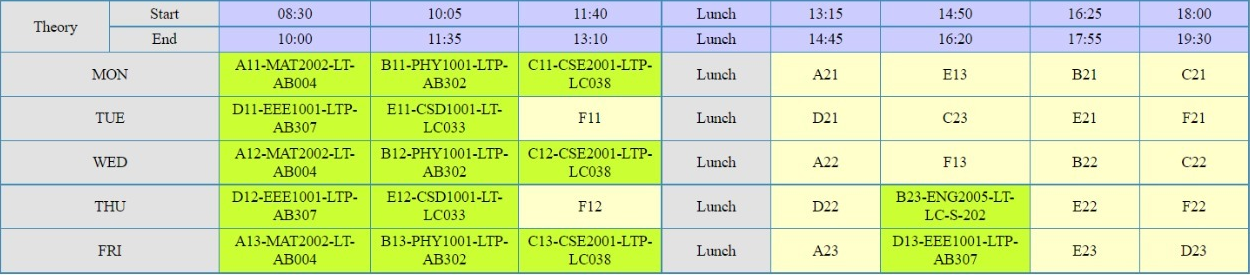
#> input picture dataset/timetable1.png, 1250 x 275 px
$ jupyter execute --allow-errors main.ipynb
#> lines starting #> are read from the running program, lines starting #| are printed output that depends on the picture; after the words box and inside, x2 and y2 are one past the last pixel; in counts of white or black regions, pixels touching at a corner belong together
[cell 1]
# importing libraries

import os
import cv2
import pytesseract
import numpy as np
import pandas as pd
from matplotlib import pyplot as plt

# pytesseract.pytesseract.tesseract_cmd = r'C:\Program Files\Tesseract-OCR\tesseract.exe'

[cell 2]
# utility function for displaying images

#https://stackoverflow.com/questions/28816046/
#displaying-different-images-with-actual-size-in-matplotlib-subplot
def display(im):
    dpi = 150

    if isinstance(im, str) and os.path.isfile(im):
        im_data = plt.imread(im)
    elif isinstance(im, (np.ndarray, np.generic)):
        im_data = cv2.cvtColor(im, cv2.COLOR_BGR2RGB)
    else:
        raise ValueError("Input must be a file path or image data array.")


    height, width  = im_data.shape[:2]

    # What size does the figure need to be in inches to fit the image?
    figsize = width / float(dpi), height / float(dpi)

    # Create a figure of the right size with one axes that takes up the full figure
    fig = plt.figure(figsize=figsize)
    ax = fig.add_axes([0, 0, 1, 1])

    # Hide spines, ticks, etc.
    ax.axis('off')

    # Display the image.
    ax.imshow(im_data, cmap='gray')
    # ax.imshow(im_data)

    plt.show()

[cell 3]
# reading the image

image = cv2.imread("./dataset/timetable1.png")
#> image is the input picture: shape (275, 1250, 3); mean B, G, R 170.7, 227.9, 211.4
gray = cv2.cvtColor(image, cv2.COLOR_BGR2GRAY)

# thresholding the image
thresh = cv2.threshold(gray, 128, 255, cv2.THRESH_BINARY_INV | cv2.THRESH_OTSU)[1]
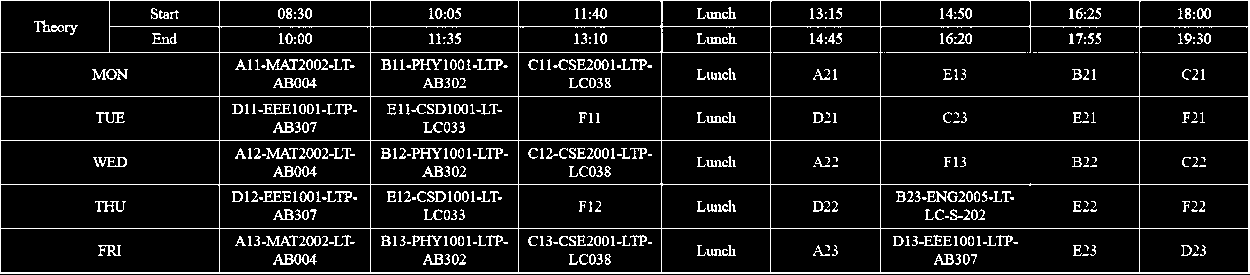
#> thresh: shape (275, 1250); 9% white in thin lines or dots
cv2.imwrite("./temp/thresh.png", thresh)

display(image)
display(gray)
display(thresh)

[cell 4]
# define the kernels

kernel_len = np.array(image).shape[1]//100

ver_kernel = cv2.getStructuringElement(cv2.MORPH_RECT, (1, kernel_len))
hor_kernel = cv2.getStructuringElement(cv2.MORPH_RECT, (kernel_len, 1))

kernel = cv2.getStructuringElement(cv2.MORPH_RECT, (2, 2))

[cell 5]
# get vertical lines
vertical_lines = cv2.erode(thresh, ver_kernel, iterations=3)
#> vertical_lines: shape (275, 1250); 0.78% white in thin lines or dots
vertical_lines = cv2.dilate(vertical_lines, ver_kernel, iterations=3)
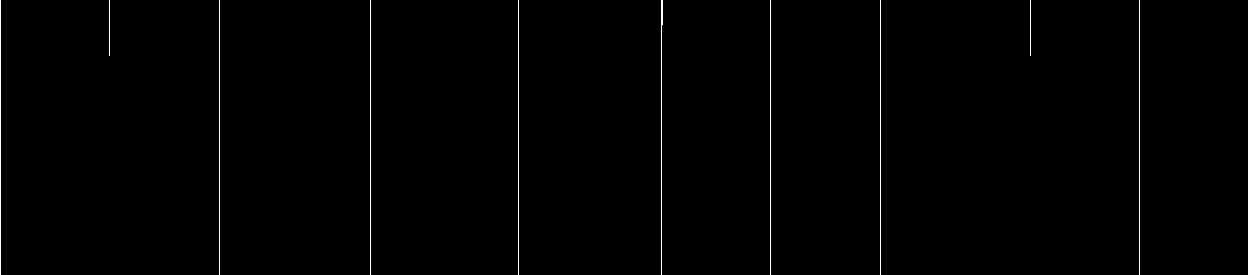
#> vertical_lines: shape (275, 1250); 0.84% white in thin lines or dots
# vertical_lines_thresh = cv2.threshold(vertical_lines, 230, 255, cv2.THRESH_BINARY)[1]
display(vertical_lines)

[cell 6]
# get horizontal lines
horizontal_lines = cv2.erode(thresh, hor_kernel, iterations=3)
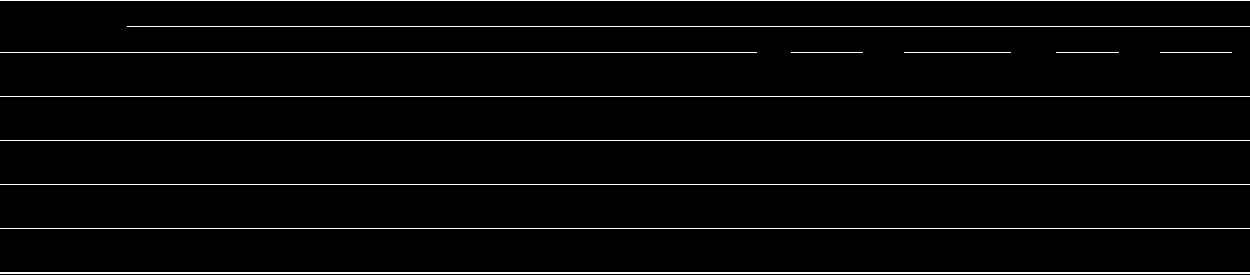
#> horizontal_lines: shape (275, 1250); 3.2% white in thin lines or dots
horizontal_lines = cv2.dilate(horizontal_lines, hor_kernel, iterations=3)
#> horizontal_lines: shape (275, 1250); 3.2% white in thin lines or dots
# horizontal_lines_thresh = cv2.threshold(horizontal_lines, 230, 255, cv2.THRESH_BINARY)[1]
display(horizontal_lines)

[cell 7]
# merge the horizontal and vertical lines to get the grid
grid_vh = cv2.addWeighted(horizontal_lines, 0.5, vertical_lines, 0.5, 0)
display(grid_vh)
grid_vh = cv2.erode(~grid_vh, kernel, iterations=2)
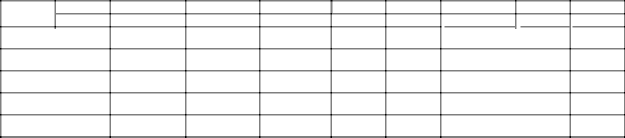
#> grid_vh: shape (275, 1250) (shown at 1/2 size); min 0, max 255, mean 241.2
display(grid_vh)
grid_vh = cv2.threshold(grid_vh, 128, 255, cv2.THRESH_BINARY | cv2.THRESH_OTSU)[1]
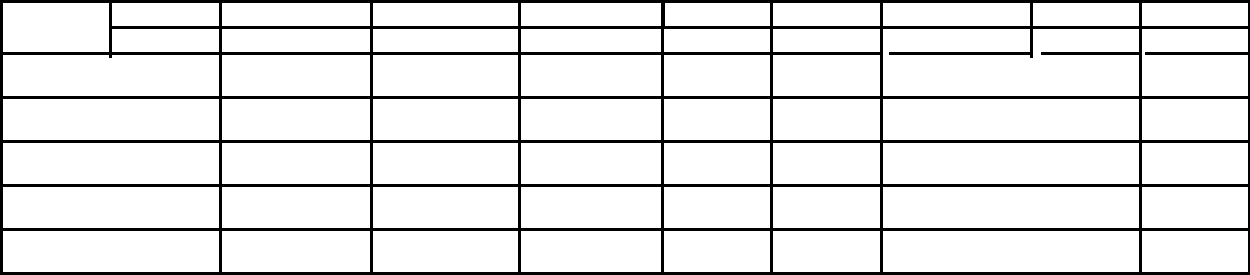
#> grid_vh: shape (275, 1250); 89.4% white; 1 black region, box (x1, y1, x2, y2) and area: (0, 0, 1250, 275) 36474
display(grid_vh)

[cell 8]
# xor and not the grid with the original image

grid_bitxor = cv2.bitwise_xor(gray, grid_vh)
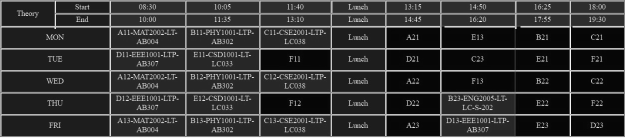
#> grid_bitxor: shape (275, 1250) (shown at 1/2 size); min 3, max 255, mean 51.2
display(grid_bitxor)
grid_bitnot = cv2.bitwise_not(grid_bitxor)
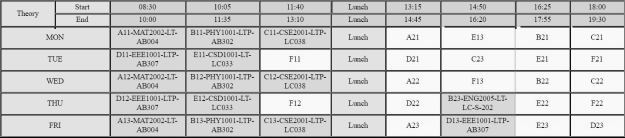
#> grid_bitnot: shape (275, 1250) (shown at 1/2 size); min 0, max 252, mean 203.8
display(grid_bitnot)

[cell 9]
# find the contours of the grid
contours, hierarchy = cv2.findContours(grid_vh, cv2.RETR_TREE, cv2.CHAIN_APPROX_SIMPLE)
#> contours = 56 contours; largest, box (x1, y1, x2, y2) and area: (883, 29, 1139, 96) 15761, (883, 231, 1139, 272) 10200, (883, 187, 1139, 228) 10200, (883, 143, 1139, 184) 10200, (883, 99, 1139, 140) 10200

def sort_contours(cnts, method="left-to-right"):
    # initialize the reverse flag and sort index
#> called with method = 'top-to-bottom'
    reverse = False
    i = 0
    # handle if we need to sort in reverse
    if method == "right-to-left" or method == "bottom-to-top":
        reverse = True
    # handle if we are sorting against the y-coordinate rather than
    # the x-coordinate of the bounding box
    if method == "top-to-bottom" or method == "bottom-to-top":
        i = 1
    # construct the list of bounding boxes and sort them from top to
    # bottom
    boundingBoxes = [cv2.boundingRect(c) for c in cnts]
#> boundingBoxes = 56 items, first 6: (1142, 231, 106, 41), (883, 231, 256, 41), (773, 231, 107, 41), (664, 231, 106, 41), (521, 231, 140, 41), (373, 231, 145, 41)
    (cnts, boundingBoxes) = zip(*sorted(zip(cnts, boundingBoxes),
    key=lambda b:b[1][i], reverse=reverse))
#> cnts = 56 contours; largest, box (x1, y1, x2, y2) and area: (883, 29, 1139, 96) 15761, (883, 99, 1139, 140) 10200, (883, 143, 1139, 184) 10200, (883, 187, 1139, 228) 10200, (883, 231, 1139, 272) 10200; boundingBoxes = 56 items, first 6: (1142, 3, 106, 23), (1033, 3, 106, 23), (883, 3, 147, 23), (773, 3, 107, 23), (665, 3, 105, 23), (521, 3, 140, 23)
    # return the list of sorted contours and bounding boxes
    return (cnts, boundingBoxes)

# Sort all the contours by top to bottom.
contours, boundingBoxes = sort_contours(contours, method="top-to-bottom")
#> contours has the same summary as cnts in sort_contours

[cell 10]
heights = [boundingBoxes[i][3] for i in range(len(boundingBoxes))]
#> heights = 56 values, max 67 at index 10, min 23 at index 0, mean 37.25
#Get mean of heights
mean = np.mean(heights)
#> mean = 37.25

[cell 11]
#Create list box to store all boxes in
box = []
# Get position (x,y), width and height for every contour and show the contour on image
for c in contours:
    x, y, w, h = cv2.boundingRect(c)
    if (w<1000 and h<500):
        image_bb = cv2.rectangle(gray,(x,y),(x+w,y+h),(0,255,0),2)
        box.append([x,y,w,h])
#> this loop made 56 passes
#> (c, x, y, w, h) on passes 1 to 6: ([[1142, 3], [1142, 25], [1247, 25], [1247, 3]], 1142, 3, 106, 23), ([[1033, 3], [1033, 25], [1138, 25], [1138, 3]], 1033, 3, 106, 23), ([[883, 3], [883, 25], [1029, 25], [1029, 3]], 883, 3, 147, 23), ([[773, 3], [773, 25], [879, 25], [879, 3]], 773, 3, 107, 23), ([[665, 3], [665, 25], [769, 25], [769, 3]], 665, 3, 105, 23), ([[521, 3], [521, 25], [660, 25], [660, 3]], 521, 3, 140, 23)
#> pass 2, `image_bb = cv2.rectangle(gray,(x,y),(x+w,y+h),(0,255,0),2)`:
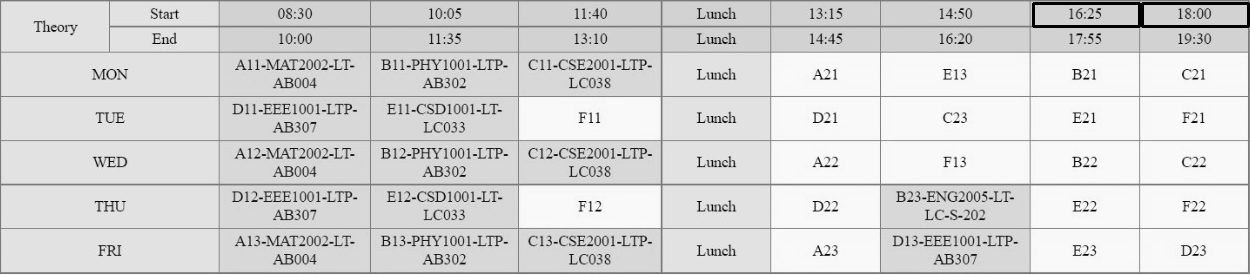
#> image_bb: shape (275, 1250); min 0, max 252, mean 215.6
#> pass 3, `image_bb = cv2.rectangle(gray,(x,y),(x+w,y+h),(0,255,0),2)`:
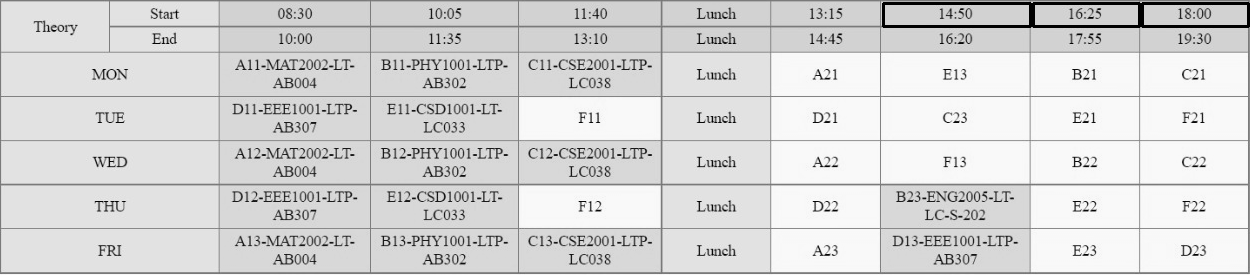
#> image_bb: shape (275, 1250); 0.3% of pixels changed, all inside (x1, y1, x2, y2) = (882, 2, 1032, 28)
#> after the loop:
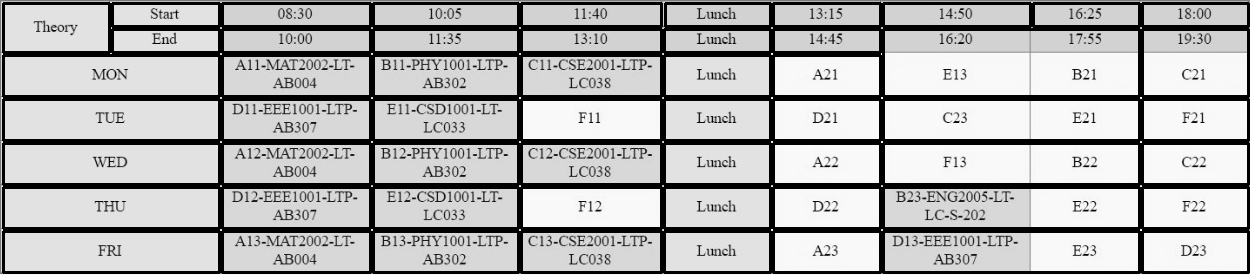
#> gray: shape (275, 1250); min 0, max 252, mean 180.3
#> after the loop, box = 56 items, first 6: [1142, 3, 106, 23], [1033, 3, 106, 23], [883, 3, 147, 23], [773, 3, 107, 23], [665, 3, 105, 23], [521, 3, 140, 23]

display(image_bb)

[cell 12]
#Creating two lists to define row and column in which cell is located
row=[]
column=[]
j=0
#Sorting the boxes to their respective row and column
for i in range(len(box)):
    if(i==0):
        column.append(box[i])
        previous=box[i]
    else:
        if(box[i][1]<=previous[1]+mean/2):
            column.append(box[i])
            previous=box[i]
            if(i==len(box)-1):
                row.append(column)
        else:
            row.append(column)
            column=[]
            previous = box[i]
            column.append(box[i])
#> this loop made 56 passes
#> after the loop, row = 7 items
print(column)
#| [[1142, 231, 106, 41], [883, 231, 256, 41], [773, 231, 107, 41], [664, 231, 106, 41], [521, 231, 140, 41], [373, 231, 145, 41], [222, 231, 148, 41], [3, 231, 216, 41]]
print(row)
#> (printed output is left out)

[cell 13]
#calculating maximum number of cells
countcol = 0
for i in range(len(row)):
    countcol = len(row[i])
    if countcol > countcol:
        countcol = countcol
#> this loop made 7 passes
#> countcol on passes 1 to 7: 10, 8, 6, 8, 8, 8, 8

#Retrieving the center of each column
center = [int(row[i][j][0]+row[i][j][2]/2) for j in range(len(row[i])) if row[0]]
#> center = [1195, 1011, 826, 717, 591, 445, 296, 111]
center=np.array(center)
center.sort()

[cell 14]
#Regarding the distance to the columns center, the boxes are arranged in respective order
finalboxes = []
for i in range(len(row)):
    lis=[]
    for k in range(countcol):
        lis.append([])
    for j in range(len(row[i])):
        diff = abs(center-(row[i][j][0]+row[i][j][2]/4))
        minimum = min(diff)
        indexing = list(diff).index(minimum)
        lis[indexing].append(row[i][j])
    finalboxes.append(lis)
#> this loop made 7 passes
#> after the loop, finalboxes = 7 items

$ run again, with dataset/timetable2.png copied over dataset/timetable1.png
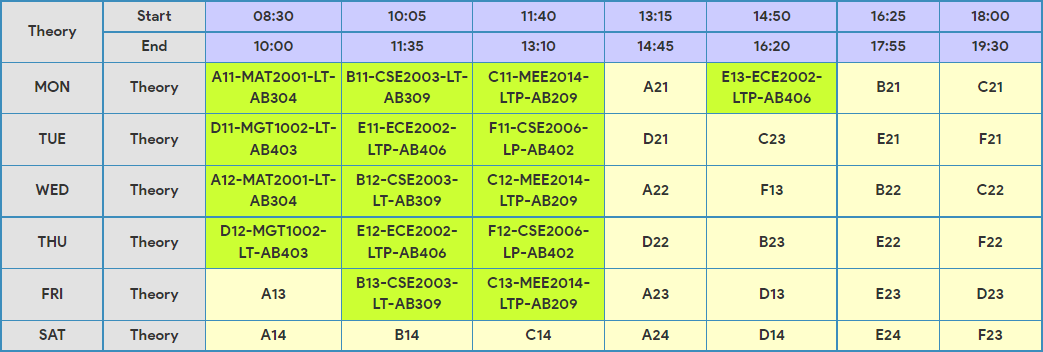
#> input picture dataset/timetable2.png, 1043 x 352 px
#> image is the input picture: shape (352, 1043, 3); mean B, G, R 169, 227.7, 211.4
#> `thresh = cv2.threshold(gray, 128, 255, cv2.THRESH_BINARY_INV | cv2.THR..`:
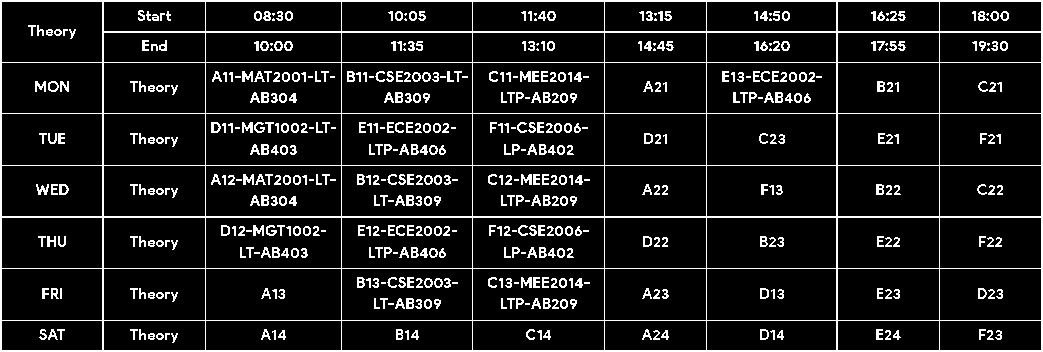
#> thresh: shape (352, 1043); 10.5% white in thin lines or dots
#> im_data: shape (352, 1043, 3); 10.5% white in thin lines or dots
#> vertical_lines: shape (352, 1043); 1.3% white in thin lines or dots
#> im_data: shape (352, 1043, 3); 1.3% white in thin lines or dots
#> im_data: shape (352, 1043, 3); 3.6% white; 9 white regions, largest, box (x1, y1, x2, y2) and area: (0, 0, 1043, 2) 2086, (0, 216, 1043, 218) 2086, (0, 350, 1043, 352) 2086
#> im_data: shape (352, 1043, 3); 89.1% white; 1 black region
#> `contours, hierarchy = cv2.findContours(grid_vh, cv2.RETR_TREE, cv2.CHA..`: contours = 71 contours; largest, box (x1, y1, x2, y2) and area: (208, 271, 341, 320) 6336, (208, 116, 341, 165) 6336, (208, 220, 341, 268) 6204, (208, 168, 341, 216) 6204, (208, 65, 341, 113) 6204
#> in sort_contours, `boundingBoxes = [cv2.boundingRect(c) for c in cnts]`: boundingBoxes = 71 items, first 6: (942, 323, 99, 27), (840, 323, 99, 27), (709, 323, 127, 27), (607, 323, 99, 27), (475, 323, 129, 27), (344, 323, 128, 27)
#> in sort_contours, `(cnts, boundingBoxes) = zip(*sorted(zip(cnts, boundingBoxes), key=lamb..`: cnts = 71 contours; largest, box (x1, y1, x2, y2) and area: (208, 116, 341, 165) 6336, (208, 271, 341, 320) 6336, (208, 65, 341, 113) 6204, (208, 168, 341, 216) 6204, (208, 220, 341, 268) 6204; boundingBoxes = 71 items, first 6: (942, 4, 99, 27), (840, 4, 99, 27), (709, 4, 127, 27), (607, 4, 99, 27), (475, 4, 129, 27), (344, 4, 128, 27)
#> `contours, boundingBoxes = sort_contours(contours, method="top-to-botto..`: contours has the same summary as cnts in sort_contours
#> heights = 71 values, max 58 at index 8, min 27 at index 0, mean 41
#> mean = 41
#> the loop `for c in contours:` made 71 passes
#> (c, x, y, w, h) on passes 1 to 7: ([[942, 4], [942, 30], [1040, 30], [1040, 4]], 942, 4, 99, 27), ([[840, 4], [840, 30], [938, 30], [938, 4]], 840, 4, 99, 27), ([[709, 4], [709, 30], [835, 30], [835, 4]], 709, 4, 127, 27), ([[607, 4], [607, 30], [705, 30], [705, 4]], 607, 4, 99, 27), ([[475, 4], [475, 30], [603, 30], [603, 4]], 475, 4, 129, 27), ([[344, 4], [344, 30], [471, 30], [471, 4]], 344, 4, 128, 27), ([[208, 4], [208, 30], [340, 30], [340, 4]], 208, 4, 133, 27)
#> after the loop `for c in contours:`:
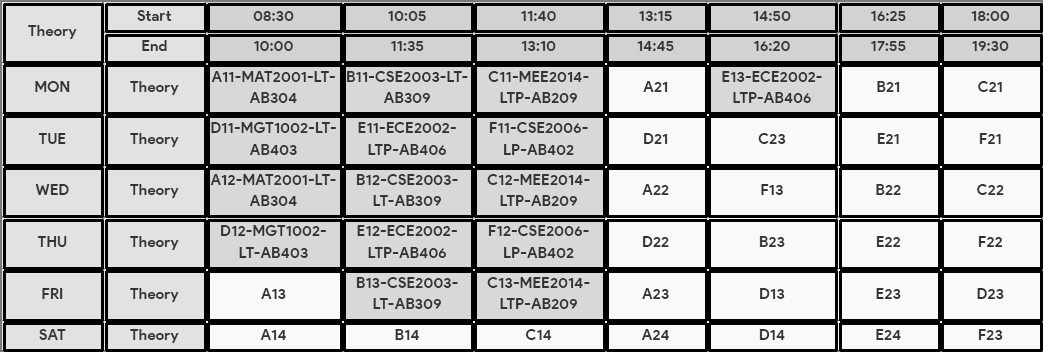
#> gray: shape (352, 1043); min 0, max 249, mean 179.6
#> after the loop `for c in contours:`: box = 71 items, first 6: [942, 4, 99, 27], [840, 4, 99, 27], [709, 4, 127, 27], [607, 4, 99, 27], [475, 4, 129, 27], [344, 4, 128, 27]
#> the loop `for i in range(len(box)):` made 71 passes
#> after the loop `for i in range(len(box)):`: row = 8 items
#| [[942, 323, 99, 27], [840, 323, 99, 27], [709, 323, 127, 27], [607, 323, 99, 27], [475, 323, 129, 27], [344, 323, 128, 27], [208, 323, 133, 27], [106, 323, 99, 27], [4, 323, 98, 27]]
#> (printed output is left out)
#> the loop `for i in range(len(row)):` made 8 passes
#> countcol on passes 1 to 8: 9, 8, 9, 9, 9, 9, 9, 9
#> center = [991, 889, 772, 656, 539, 408, 274, 155, 53]
#> the loop `for i in range(len(row)):` made 8 passes
#> after the loop `for i in range(len(row)):`: finalboxes = 8 items

$ run again, with dataset/timetable3.png copied over dataset/timetable1.png
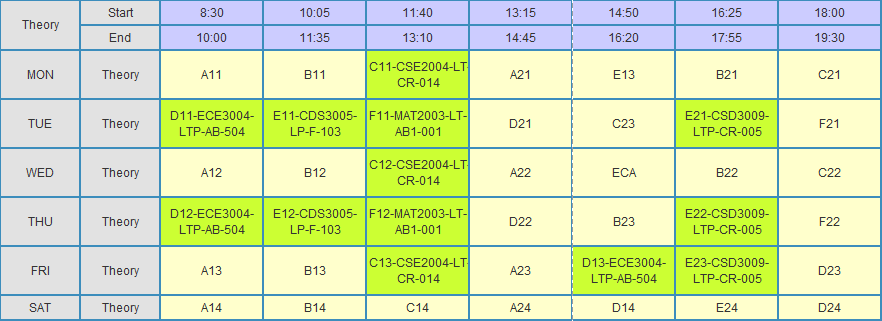
#> input picture dataset/timetable3.png, 882 x 321 px
#> image is the input picture: shape (321, 882, 3); mean B, G, R 176.7, 230, 214
#> thresh: shape (321, 882); 10.6% white in thin lines or dots
#> im_data: shape (321, 882, 3); 10.6% white in thin lines or dots
#> vertical_lines: shape (321, 882); 2% white in thin lines or dots
#> im_data: shape (321, 882, 3); 2% white in thin lines or dots
#> im_data: shape (321, 882, 3); 5.2% white in thin lines or dots
#> im_data: shape (321, 882, 3); 86.2% white; 1 black region
#> `contours, hierarchy = cv2.findContours(grid_vh, cv2.RETR_TREE, cv2.CHA..`: contours = 71 contours; largest, box (x1, y1, x2, y2) and area: (574, 249, 674, 294) 4356, (574, 200, 674, 245) 4356, (574, 151, 674, 196) 4356, (574, 102, 674, 147) 4356, (574, 53, 674, 98) 4356
#> in sort_contours, `boundingBoxes = [cv2.boundingRect(c) for c in cnts]`: boundingBoxes = 71 items, first 6: (781, 298, 99, 21), (678, 298, 99, 21), (574, 298, 100, 21), (472, 298, 99, 21), (369, 298, 99, 21), (266, 298, 99, 21)
#> in sort_contours, `(cnts, boundingBoxes) = zip(*sorted(zip(cnts, boundingBoxes), key=lamb..`: cnts = 71 contours; largest, box (x1, y1, x2, y2) and area: (574, 53, 674, 98) 4356, (574, 102, 674, 147) 4356, (574, 151, 674, 196) 4356, (574, 200, 674, 245) 4356, (574, 249, 674, 294) 4356; boundingBoxes = 71 items, first 6: (781, 3, 99, 21), (678, 3, 99, 21), (574, 3, 100, 21), (472, 3, 99, 21), (369, 3, 99, 21), (266, 3, 99, 21)
#> `contours, boundingBoxes = sort_contours(contours, method="top-to-botto..`: contours has the same summary as cnts in sort_contours
#> heights = 71 values, max 46 at index 8, min 21 at index 0, mean 36.56
#> mean = 36.56
#> the loop `for c in contours:` made 71 passes
#> (c, x, y, w, h) on passes 1 to 7: ([[781, 3], [781, 23], [879, 23], [879, 3]], 781, 3, 99, 21), ([[678, 3], [678, 23], [776, 23], [776, 3]], 678, 3, 99, 21), ([[574, 3], [574, 23], [673, 23], [673, 3]], 574, 3, 100, 21), ([[472, 3], [472, 23], [570, 23], [570, 3]], 472, 3, 99, 21), ([[369, 3], [369, 23], [467, 23], [467, 3]], 369, 3, 99, 21), ([[266, 3], [266, 23], [364, 23], [364, 3]], 266, 3, 99, 21), ([[163, 3], [163, 23], [261, 23], [261, 3]], 163, 3, 99, 21)
#> after the loop `for c in contours:`:
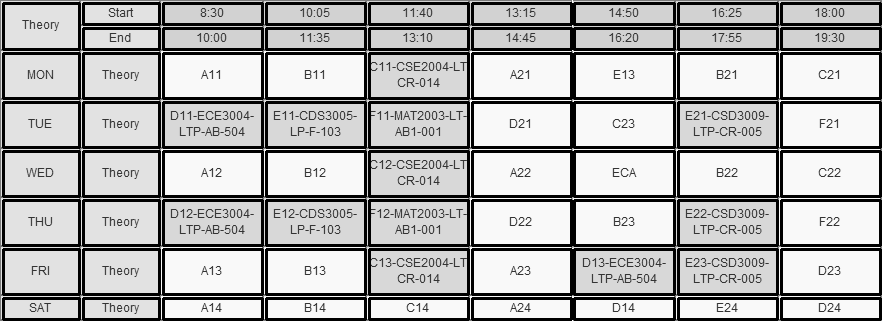
#> gray: shape (321, 882); min 0, max 255, mean 181
#> after the loop `for c in contours:`: box = 71 items, first 6: [781, 3, 99, 21], [678, 3, 99, 21], [574, 3, 100, 21], [472, 3, 99, 21], [369, 3, 99, 21], [266, 3, 99, 21]
#> the loop `for i in range(len(box)):` made 71 passes
#> after the loop `for i in range(len(box)):`: row = 8 items
#| [[781, 298, 99, 21], [678, 298, 99, 21], [574, 298, 100, 21], [472, 298, 99, 21], [369, 298, 99, 21], [266, 298, 99, 21], [163, 298, 99, 21], [83, 298, 76, 21], [3, 298, 76, 21]]
#> (printed output is left out)
#> the loop `for i in range(len(row)):` made 8 passes
#> countcol on passes 1 to 8: 9, 8, 9, 9, 9, 9, 9, 9
#> center = [830, 727, 624, 521, 418, 315, 212, 121, 41]
#> the loop `for i in range(len(row)):` made 8 passes
#> after the loop `for i in range(len(row)):`: finalboxes = 8 items
